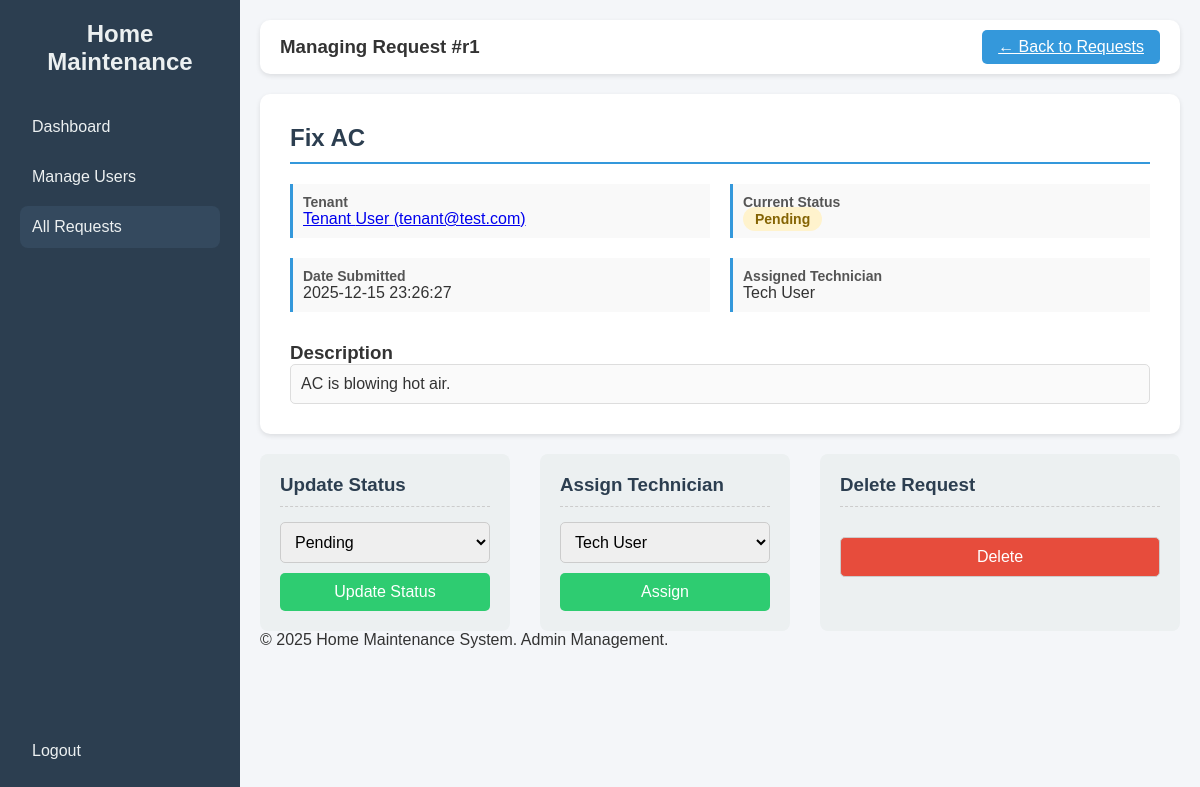
Page /admin/manage_request/r1 (signed in) on the earlier database version.
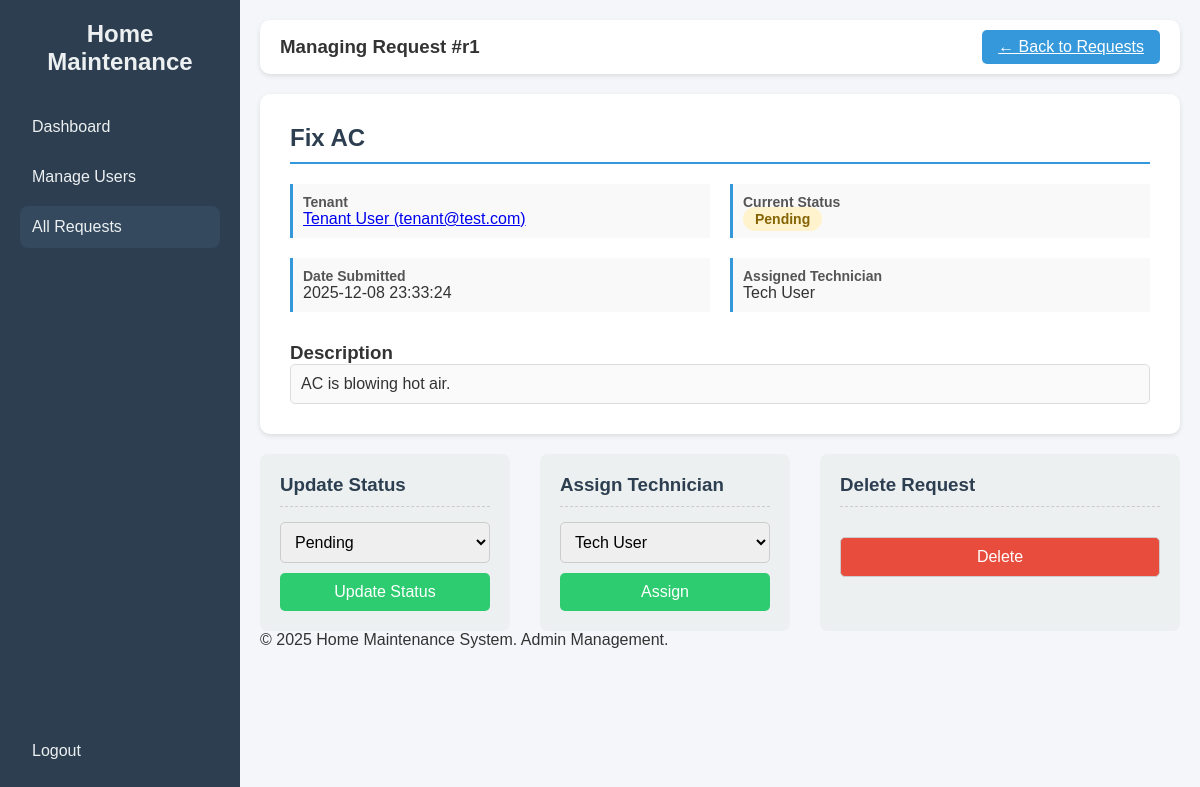
Same page on the later database version.
### tables this page shows
CREATE TABLE requests (
        id TEXT PRIMARY KEY,
        title TEXT,
        description TEXT,
        status TEXT,
        assigned_to TEXT,
        date TEXT,
        user_id TEXT,
        FOREIGN KEY(user_id) REFERENCES users(id),
        FOREIGN KEY(assigned_to) REFERENCES users(id)
    );

CREATE TABLE users (
        id TEXT PRIMARY KEY,
        fname TEXT,
        lname TEXT,
        email TEXT UNIQUE,
        password TEXT,
        role TEXT,
        birth_date TEXT,
        gender TEXT
    );

### app.py (the view)
@app.route('/admin/manage_request/<request_id>', methods=['GET', 'POST'])
@login_Authentication
@Role_Authentication(["admin"])
def admin_manage_request(request_id):
    conn = get_db_connection()
    if request.method == 'POST':
        action = request.form.get('action')
        if action == 'update_status' or action == 'assign_technician':
            new_status = request.form.get('status')
            new_assigned_to = request.form.get('assigned_to')
            if action == 'update_status' and new_status in ['Pending', 'In Progress', 'Completed']:
                conn.execute("UPDATE requests SET status = ? WHERE id = ?", (new_status, request_id))
                conn.commit()
                flash(f"Request {request_id} status updated to **{new_status}**.", 'success')
            elif action == 'assign_technician':
                tech_id = new_assigned_to if new_assigned_to != 'none' else None
                conn.execute("UPDATE requests SET assigned_to = ? WHERE id = ?", (tech_id, request_id))
                conn.commit()
                flash(f"Request {request_id} assignment updated.", 'success')
        elif action == 'delete':
            conn.execute("DELETE FROM requests WHERE id = ?", (request_id,))
            conn.commit()
            conn.close()
            flash(f"Request {request_id} permanently deleted.", 'success')
            return redirect(url_for('admin_dashboard'))
        conn.close()
        return redirect(url_for('admin_manage_request', request_id=request_id))
    else:
        request_query = """
            SELECT r.*,
                   u_tenant.fname AS tenant_fname, u_tenant.lname AS tenant_lname, u_tenant.email AS tenant_email,
                   u_tech.fname AS tech_fname, u_tech.lname AS tech_lname
            FROM requests r
            JOIN users u_tenant ON r.user_id = u_tenant.id
            LEFT JOIN users u_tech ON r.assigned_to = u_tech.id
            WHERE r.id = ?
        """
        request_data = conn.execute(request_query, (request_id,)).fetchone()
        if not request_data:
            conn.close()
            flash("Request not found.", 'error')
            return redirect(url_for('admin_dashboard'))
        technicians = conn.execute(
            "SELECT id, fname, lname FROM users WHERE role = 'technician'"
        ).fetchall()
        conn.close()
        assigned_name = f"{request_data['tech_fname']} {request_data['tech_lname']}" if request_data['tech_fname'] else 'Unassigned'
        return render_template('admin_manage_request.html',
                               request_data=request_data,
                               technicians=technicians,
                               assigned_name=assigned_name,
                               role=session.get('role'))

### app.py (called while the page is built)
def get_db_connection():
    conn = sqlite3.connect(DB_NAME)
    conn.row_factory = sqlite3.Row
    return conn

def login_Authentication(f):
    @wraps(f)
    def decorated_function(*args, **Kwargs):
        if 'User_id' not in session:
            flash('Please log in to access this page.')
            return redirect(url_for("login"))
        return f(*args, **Kwargs)
    return decorated_function

def Role_Authentication(allowed_roles):
    def decorator(f):
        @wraps(f)
        def decorated_function(*args, **Kwargs):
            if 'role' not in session:
                flash('Access denied. Please log in.')
                return redirect(url_for("login"))
            if session['role'] not in allowed_roles:
                flash('Access denied. Insufficient privileges.')
                return redirect(url_for("dashboard"))
            return f(*args, **Kwargs)
        return decorated_function
    return decorator

### templates/admin_manage_request.html (shortened to what this page needs)
<!DOCTYPE html>
<html lang="en">
<head>
</head>
<body>
    <div class="sidebar">
        <div>
            <h2>Home Maintenance</h2>
            <a href="{{ url_for('admin_dashboard') }}">Dashboard</a>
            <a href="{{ url_for('admin_users') }}">Manage Users</a>
            <a href="{{ url_for('admin_all_requests') }}" class="active">All Requests</a>
        </div>
        <div>
            <a href="{{ url_for('logout') }}">Logout</a>
        </div>
    </div>
    <div class="main">
        <div class="top-bar">
            <h3>Managing Request #{{ request_data.id }}</h3>
            <a href="{{ url_for('admin_all_requests') }}" class="logout-btn" style="background: #3498db;">← Back to Requests</a>
        </div>
        <div class="content-section">
            <h2>{{ request_data.title }}</h2>
            <div class="detail-grid">
                <div class="detail-item">
                    <strong>Tenant</strong>
                    <p>
                        <a href="{{ url_for('admin_view_tenant_requests', tenant_id=request_data.user_id) }}" class="action-link">
                            {{ request_data.tenant_fname }} {{ request_data.tenant_lname }} ({{ request_data.tenant_email }})
                        </a>
                    </p>
                </div>
                <div class="detail-item">
                    <strong>Current Status</strong>
                    <p>
                        {% if request_data.status == 'Pending' %}
                            <span class="status-badge status-pending">Pending</span>
                        {% elif request_data.status == 'Completed' %}
                            <span class="status-badge status-completed">Completed</span>
                        {% else %}
                            <span class="status-badge status-in-progress">In Progress</span>
                        {% endif %}
                    </p>
                </div>
                <div class="detail-item">
                    <strong>Date Submitted</strong>
                    <p>{{ request_data.date }}</p>
                </div>
                <div class="detail-item">
                    <strong>Assigned Technician</strong>
                    <p>{{ assigned_name }}</p>
                </div>
            </div>
            <h3>Description</h3>
            <p style="padding: 10px; border: 1px solid #ddd; border-radius: 5px; background: #fafafa; white-space: pre-wrap;">{{ request_data.description }}</p>
        </div>
        <div class="management-actions">
            <div class="action-box">
                <h3>Update Status</h3>
                <form method="POST" action="{{ url_for('admin_manage_request', request_id=request_data.id) }}">
                    <select name="status" required>
                        <option value="Pending" {% if request_data.status == 'Pending' %}selected{% endif %}>Pending</option>
                    </select>
                    <button type="submit" class="update-btn">Update Status</button>
                </form>
            </div>
            <div class="action-box">
                <h3>Assign Technician</h3>
                <form method="POST" action="{{ url_for('admin_manage_request', request_id=request_data.id) }}">
                    <select name="assigned_to" required>
                        {% for tech in technicians %}
                            <option value="{{ tech.id }}" {% if request_data.assigned_to == tech.id %}selected{% endif %}>
                                {{ tech.fname }} {{ tech.lname }}
                            </option>
                        {% endfor %}
                    </select>
                    <button type="submit" class="update-btn">Assign</button>
                </form>
            </div>
            <div class="action-box" style="flex-basis: 150px;">
                <h3>Delete Request</h3>
                <form method="POST" action="{{ url_for('admin_manage_request', request_id=request_data.id) }}" onsubmit="return confirm('Are you sure you want to permanently delete this request? This action cannot be undone.');">
                    <button type="submit" class="delete-btn">Delete</button>
                </form>
            </div>
        </div>
        <footer>
            <p>&copy; 2025 Home Maintenance System. Admin Management.</p>
        </footer>
    </div>
</body>
</html>

### templates/admin_manage_request.html (style rules this page uses)
* { margin: 0; padding: 0; box-sizing: border-box; }
body { font-family: Arial, sans-serif; display: flex; background: #f4f6f9; min-height: 100vh; color: #333; }
.sidebar { width: 240px; background: #2c3e50; color: #fff; display: flex; flex-direction: column; justify-content: space-between; padding: 20px; }
.sidebar h2 { text-align: center; margin-bottom: 30px; color: #ecf0f1; }
.sidebar a { color: #ecf0f1; text-decoration: none; padding: 12px; border-radius: 8px; display: block; margin: 8px 0; transition: 0.3s; cursor: pointer; }
.sidebar a.active { background: #34495e; }
.main { flex: 1; display: flex; flex-direction: column; padding: 20px; }
.top-bar { display: flex; justify-content: space-between; align-items: center; background: #fff; padding: 10px 20px; border-radius: 10px; box-shadow: 0 2px 5px rgba(0,0,0,0.1); margin-bottom: 20px; }
.logout-btn { padding: 8px 16px; background: #e74c3c; color: white; border: none; border-radius: 5px; cursor: pointer; transition: 0.3s; }
.content-section { background: #fff; padding: 30px; border-radius: 10px; box-shadow: 0 2px 5px rgba(0,0,0,0.1); margin-bottom: 20px; }
.content-section h2 { color: #2c3e50; border-bottom: 2px solid #3498db; padding-bottom: 10px; margin-bottom: 20px; }
.detail-grid { display: grid; grid-template-columns: 1fr 1fr; gap: 20px; margin-bottom: 30px; }
.detail-item { padding: 10px; border-left: 3px solid #3498db; background: #f9f9f9; }
.detail-item strong { display: block; color: #555; font-size: 14px; }
.detail-item p { margin: 0; font-size: 16px; font-weight: 500; }
.management-actions { display: flex; gap: 30px; }
.action-box { flex: 1; background: #ecf0f1; padding: 20px; border-radius: 8px; }
.action-box h3 { color: #2c3e50; margin-bottom: 15px; border-bottom: 1px dashed #ccc; padding-bottom: 10px; }
.action-box form { display: flex; flex-direction: column; gap: 10px; }
.action-box select, .action-box button { padding: 10px; border-radius: 5px; border: 1px solid #ccc; font-size: 16px; }
.action-box button.update-btn { background: #2ecc71; color: white; border: none; cursor: pointer; transition: 0.3s; }
.delete-btn { background: #e74c3c; color: white; border: none; cursor: pointer; margin-top: 15px; }
.status-badge { padding: 4px 12px; border-radius: 12px; font-size: 14px; font-weight: bold; }
.status-pending { background: #fff3cd; color: #856404; }

Differences in the rows shown:
changed requests "Fix AC": date "2025-12-15 23:26:27" → "2025-12-08 23:33:24"
